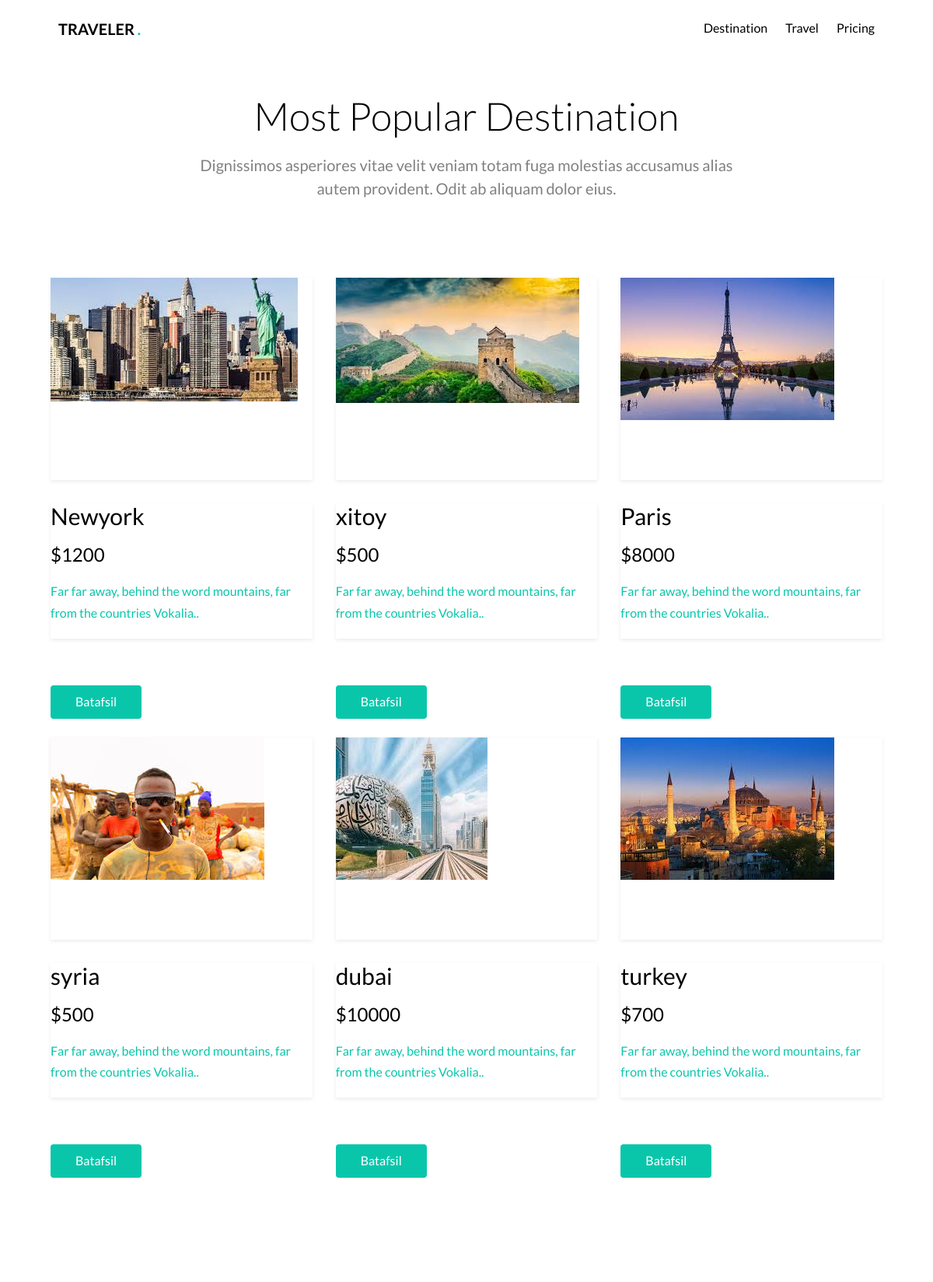
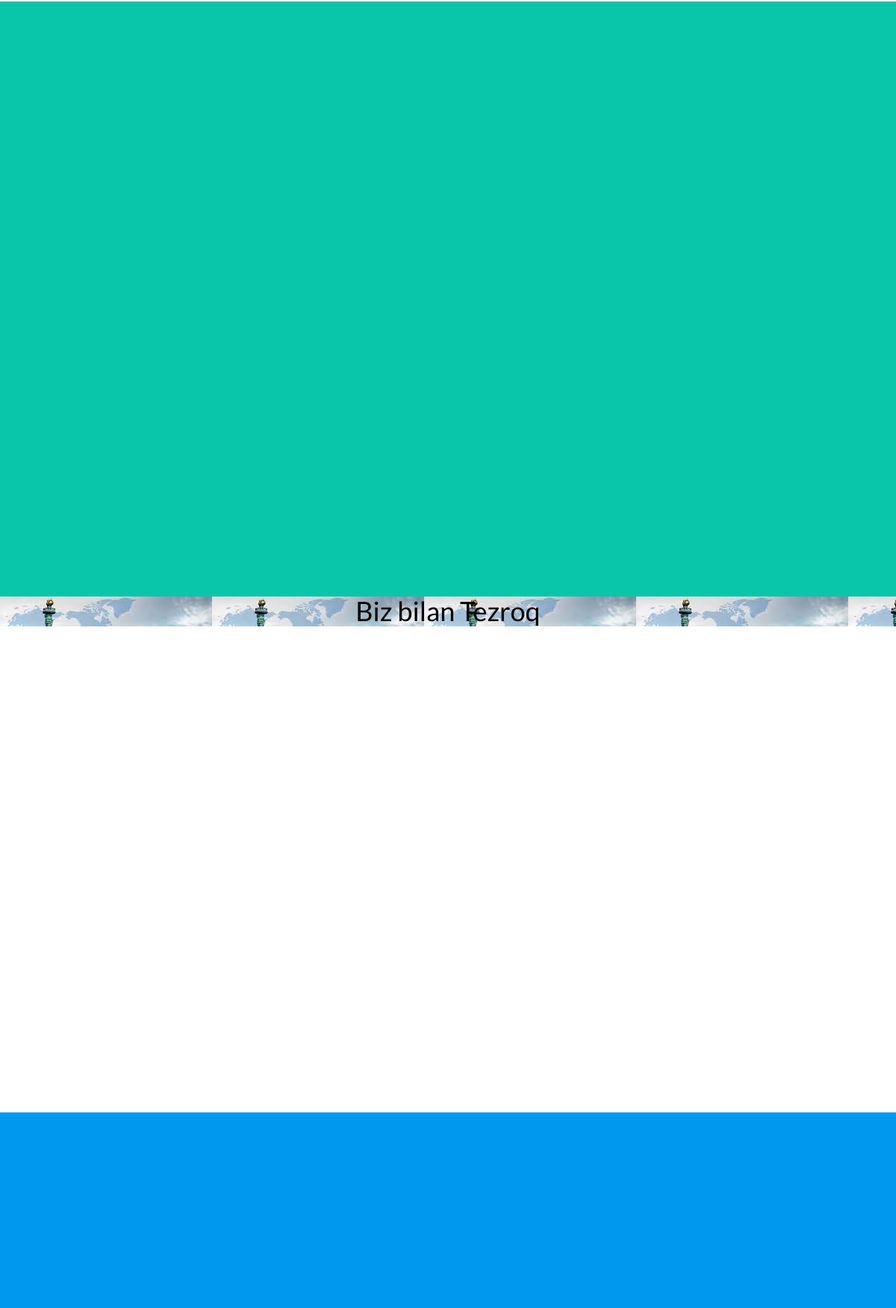
The page / (upper part) on the database its author committed (2 pictures, top to bottom).
### hotel/models.py (models this page shows, shortened)
class Working(models.Model):
    name=models.CharField(max_length=100)
    price=models.PositiveIntegerField()
    category=models.ForeignKey(Category , on_delete=models.CASCADE ,related_name='work')
    image = models.ImageField(upload_to='images' , null=True)

### hotel/views.py (the view)
# urls.py: 2. Add a URL to urlpatterns:  path('', views.home, name='home')
def home(request):
    work = Working.objects.all()
    categories = Category.objects.all()
    return render(request, 'base.html', context={"work": work, "cats": categories})

### templates/base.html (shortened to what this page needs)
{% load static %}
<!DOCTYPE HTML>
<html>
	<head>
	<link rel="stylesheet" href="{% static 'css/animate.css' %}">
	<link rel="stylesheet" href="{% static 'css/icomoon.css' %}">
	<link rel="stylesheet" href="{% static 'css/themify-icons.css' %}">
	<link rel="stylesheet" href="{% static 'css/bootstrap.css' %}">
	<link rel="stylesheet" href="{% static 'css/magnific-popup.css' %}">
	<link rel="stylesheet" href="{% static 'css/bootstrap-datepicker.min.css' %}">
	<link rel="stylesheet" href="{% static 'css/owl.carousel.min.css' %}">
	<link rel="stylesheet" href="{% static 'css/owl.theme.default.min.css' %}">
	<link rel="stylesheet" href="{% static 'css/style.css' %}">
	</head>
	<body>
	<div id="page">
	<nav class="gtco-nav" role="navigation">
		<div class="gtco-container">
			<div class="row">
				<div class="col-sm-4 col-xs-12">
					<div id="gtco-logo"><a href="index.html" style="color: black;">Traveler <em>.</em></a></div>
				</div>
				<div class="col-xs-8 text-right menu-1">
					<ul>
						<li><a href="" style="color: black;">Destination</a></li>
						<li class="has-dropdown">
							<a href="#" style="color: black;">Travel</a>
						</li>
						<li><a href="pricing.html" style="color: black;">Pricing</a></li>
					</ul>
				</div>
			</div>
		</div>
	</nav>
	<div class="gtco-section">
		<div class="gtco-container">
			<div class="row">
				<div class="col-md-8 col-md-offset-2 text-center gtco-heading">
					<h2>Most Popular Destination</h2>
					<p>Dignissimos asperiores vitae velit veniam totam fuga molestias accusamus alias autem provident. Odit ab aliquam dolor eius.</p>
				</div>
			</div>
			<div class="row">
                {% for i in work %}
				<div class="col-lg-4 col-md-4 col-sm-6">
					<a href="{{ i.image.url }}" class="fh5co-card-item image-popup">
						<figure>
							<img src="{{ i.image.url }}" alt="Image" class="img-responsive">
						</figure>
						<div class="fh5co-text">
							<h2>{{ i.name }}</h2>
							<h3>${{ i.price }}</h3>
							<p>Far far away, behind the word mountains, far from the countries Vokalia..</p>
							<p><a class="btn btn-primary" href="{% url 'index' i.id %}">Batafsil</a></p>
						</div>
					</a>
				</div>
			{% endfor %}
			</div>
		</div>
	</div>
	<div id="gtco-features">
		<div class="gtco-container">
			<div class="row">
			</div>
			<div class="row">
				<div class="col-md-4 col-sm-6">
				</div>
				<div class="col-md-4 col-sm-6">
				</div>
				<div class="col-md-4 col-sm-6">
				</div>
			</div>
		</div>
	</div>
	<div style="background: url(images/travel.jpg);" >
		<div class="gtco-container text-center">
			<div class="display-t">
				<div class="display-tc">
					<h1>Biz bilan Tezroq</h1>
				</div>
			</div>
		</div>
	</div>
	<div id="gtco-counter" class="gtco-section">
		<div class="gtco-container">
			<div class="row">
			</div>
			<div class="row">
			</div>
		</div>
	</div>
	<div id="gtco-subscribe">
		<div class="gtco-container">
		</div>
	</div>
	</div>
	</body>
</html>

### static/css/style.css (style rules this page uses)
body { font-family: "Lato", Arial, sans-serif; font-weight: 400; font-size: 16px; line-height: 1.7; color: #777; background: #fff; }
#page { position: relative; overflow-x: hidden; width: 100%; height: 100%; -webkit-transition: 0.5s; -o-transition: 0.5s; transition: 0.5s; }
a { color: #09C6AB; -webkit-transition: 0.5s; -o-transition: 0.5s; transition: 0.5s; }
p { margin-bottom: 20px; }
h1, h2, h3, h4, h5, h6, figure { color: #000; font-family: "Lato", Arial, sans-serif; font-weight: 400; margin: 0 0 20px 0; }
.gtco-container { max-width: 1100px; position: relative; margin: 0 auto; padding-left: 15px; padding-right: 15px; }
.gtco-nav { position: absolute; top: 0; left: 0; margin: 0; padding: 0; width: 100%; padding: 20px 0; z-index: 1001; }
.gtco-nav #gtco-logo { font-size: 20px; margin: 0; padding: 0; text-transform: uppercase; font-weight: bold; }
.gtco-nav #gtco-logo em { color: #09C6AB; }
.gtco-nav a { padding: 5px 10px; color: #fff; }
.gtco-nav ul { padding: 0; margin: 2px 0 0 0; }
.gtco-nav ul li { padding: 0; margin: 0; list-style: none; display: inline; }
.gtco-nav ul li a { font-size: 16px; padding: 30px 10px; color: rgba(255, 255, 255, 0.7); -webkit-transition: 0.3s; -o-transition: 0.3s; transition: 0.3s; }
.gtco-nav ul li.has-dropdown { position: relative; }
#gtco-header, #gtco-counter, .gtco-bg { background-size: cover; background-position: top center; background-repeat: no-repeat; position: relative; }
#gtco-counter { text-align: center; }
#gtco-features, #gtco-features-2, #gtco-products, #gtco-services, #gtco-subscribe, #gtco-footer, .gtco-section { padding: 7em 0; clear: both; position: relative; }
#gtco-features { background: #09C6AB; }
.gtco-heading { margin-bottom: 5em; }
.gtco-heading h2 { font-size: 50px; margin-bottom: 10px; line-height: 1.5; font-weight: 300; color: #000; position: relative; }
.gtco-heading p { font-size: 20px; line-height: 1.5; color: gray; }
#gtco-subscribe { background: #0098EF; }
#gtco-offcanvas a { color: rgba(255, 255, 255, 0.5); }
#gtco-offcanvas ul { padding: 0; margin: 0; }
#gtco-offcanvas ul li { padding: 0; margin: 0; list-style: none; }
#gtco-offcanvas ul li.offcanvas-has-dropdown > a { display: block; position: relative; }
#gtco-offcanvas ul li.offcanvas-has-dropdown > a:after { position: absolute; right: 0px; font-family: 'icomoon'; speak: none; font-style: normal; font-weight: normal; font-variant: normal; text-transform: none; line-height: 1; -webkit-font-smoothing: antialiased; -moz-osx-font-smoothing: grayscale; content: "\e921"; font-size: 20px; color: rgba(255, 255, 255, 0.2); -webkit-transition: 0.5s; -o-transition: 0.5s; transition: 0.5s; }
.btn { margin-right: 4px; margin-bottom: 4px; font-family: "Lato", Arial, sans-serif; font-size: 16px; font-weight: 400; -webkit-border-radius: 4px; -moz-border-radius: 4px; -ms-border-radius: 4px; border-radius: 4px; -webkit-transition: 0.5s; -o-transition: 0.5s; transition: 0.5s; padding: 8px 30px; }
.btn-primary { background: #09C6AB; color: #fff; border: 2px solid #09C6AB !important; }
.fh5co-card-item { display: block; width: 100%; position: relative; background: #fff; overflow: hidden; z-index: 9; bottom: 0; margin-bottom: 30px; -webkit-box-shadow: 0px 2px 5px 0px rgba(0, 0, 0, 0.08); -moz-box-shadow: 0px 2px 5px 0px rgba(0, 0, 0, 0.08); -ms-box-shadow: 0px 2px 5px 0px rgba(0, 0, 0, 0.08); -o-box-shadow: 0px 2px 5px 0px rgba(0, 0, 0, 0.08); box-shadow: 0px 2px 5px 0px rgba(0, 0, 0, 0.08); -webkit-border-radius: 0px; -moz-border-radius: 0px; -ms-border-radius: 0px; border-radius: 0px; -webkit-transition: 0.3s; -o-transition: 0.3s; transition: 0.3s; }
.fh5co-card-item figure { height: 240px; overflow: hidden; z-index: 12; position: relative; }
.fh5co-card-item img { z-index: 8; opacity: 1; -webkit-transition: 0.3s; -o-transition: 0.3s; transition: 0.3s; }

### rows shown on the page
Working: image (picture), name "Newyork", price "1200"
Working: image (picture), name "xitoy", price "500"
Working: image (picture), name "Paris", price "8000"
Working: image (picture), name "syria", price "500"
Working: image (picture), name "dubai", price "10000"
Working: image (picture), name "turkey", price "700"
